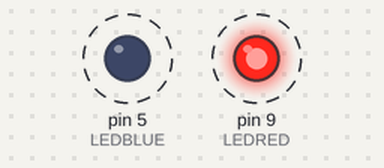
Simulated run of this sketch. Board: Arduino Uno, built with avr-gcc and run on an emulated ATmega328P. Shown: output pins drawn as LEDs (lit = HIGH). Dashed ring = blinking. What the sketch prints to the serial monitor is not drawn.

Above: at 0.5 s.
Timing chart, 0 to 4.6 s (numbered marks = the images above):
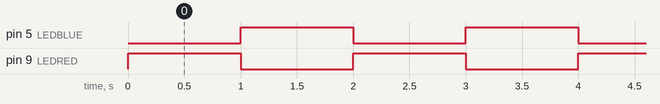

The sketch:

Exam_quiz3.ino
```cpp
int LEDRED=9;
int LEDBLUE=5;
void setup() {
  // put your setup code here, to run once:
Serial.begin(9600);
pinMode(LEDRED,OUTPUT);
pinMode(LEDBLUE,OUTPUT);
}

void loop() {
  // put your main code here, to run repeatedly:
digitalWrite(LEDRED,HIGH);
delay(1000);
digitalWrite(LEDRED,LOW);
Serial.println("Mean score=55%");

digitalWrite(LEDBLUE,HIGH);
delay(1000);
digitalWrite(LEDBLUE,LOW);
Serial.println("Highest score=55%");

digitalWrite(LEDRED,HIGH);
delay(1000);
digitalWrite(LEDRED,LOW);
Serial.println("Lowest score=55%");

digitalWrite(LEDBLUE,HIGH);
delay(1000);
digitalWrite(LEDBLUE,LOW);
Serial.println("Average score=55%");
Serial.println(" ");
}
```

Measured:
- by itself, pin 5 (LEDBLUE), pin 9 (LEDRED): alternates HIGH for 1.0 s and LOW for 1.0 s
- by itself, everything shown: repeats every 4.0 s, in 5 steps
